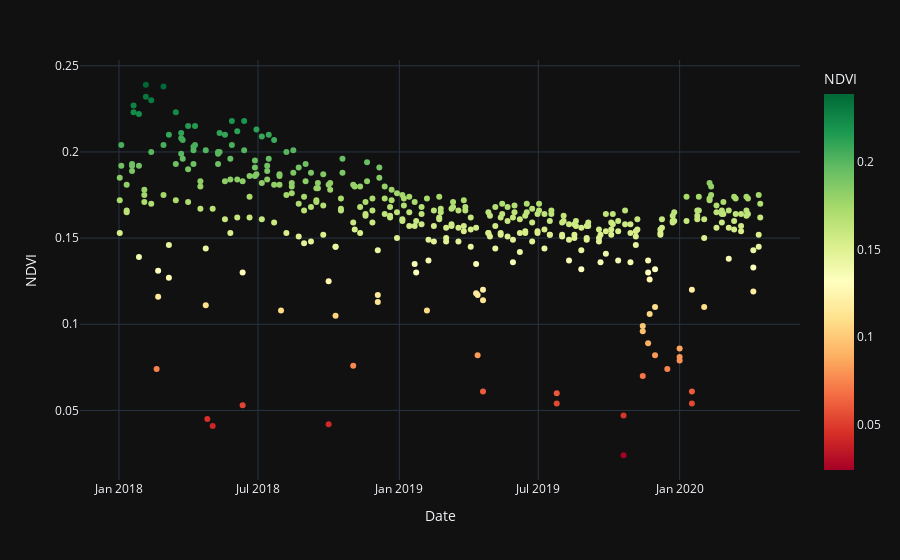

The cell this chart's notebook holds for it:
### Code cell
import plotly.express as px
import pandas as pd

# load the data
df = pd.read_csv(r'C:\Users\Norrie\Desktop\ee-chart.csv', parse_dates=['Date'])

# plot the data
fig = px.scatter(df, x = 'Date', y = 'NDVI', color = 'NDVI', hover_name = 'Date', color_continuous_scale = px.colors.diverging.RdYlGn, template='plotly_dark')
fig.show()

# export the figure in a html file
import plotly.io as pio
pio.write_html(fig, file = "index.html", auto_open = True)

### Figure 1 — Plotly figure (JSON) as saved in the notebook; plotly's stock layout.template omitted (floating-point values rounded to 4 significant figures; data arrays with more than 128 entries replaced by an {"elided": "..."} marker saying what was removed)
{"data": [{"hovertemplate": "<b>%{hovertext}</b><br><br>Date=%{x}<br>NDVI=%{marker.color}<extra></extra>", "hovertext": {"elided": "400 str values"}, "legendgroup": "", "marker": {"color": {"elided": "400 float values"}, "coloraxis": "coloraxis", "symbol": "circle"}, "mode": "markers", "name": "", "showlegend": false, "type": "scatter", "x": {"elided": "400 str values"}, "xaxis": "x", "y": {"elided": "400 float values"}, "yaxis": "y"}], "layout": {"autosize": true, "coloraxis": {"colorbar": {"title": {"text": "NDVI"}}, "colorscale": [[0, "rgb(165,0,38)"], [0.1, "rgb(215,48,39)"], [0.2, "rgb(244,109,67)"], [0.3, "rgb(253,174,97)"], [0.4, "rgb(254,224,139)"], [0.5, "rgb(255,255,191)"], [0.6, "rgb(217,239,139)"], [0.7, "rgb(166,217,106)"], [0.8, "rgb(102,189,99)"], [0.9, "rgb(26,152,80)"], [1, "rgb(0,104,55)"]]}, "legend": {"tracegroupgap": 0}, "margin": {"t": 60}, "xaxis": {"anchor": "y", "autorange": true, "domain": [0, 1], "range": ["2017-11-11 04:29:44.6736", "2020-06-05 19:30:15.3264"], "title": {"text": "Date"}, "type": "date"}, "yaxis": {"anchor": "x", "autorange": true, "domain": [0, 1], "range": [0.008756, 0.2542], "title": {"text": "NDVI"}, "type": "linear"}}}
